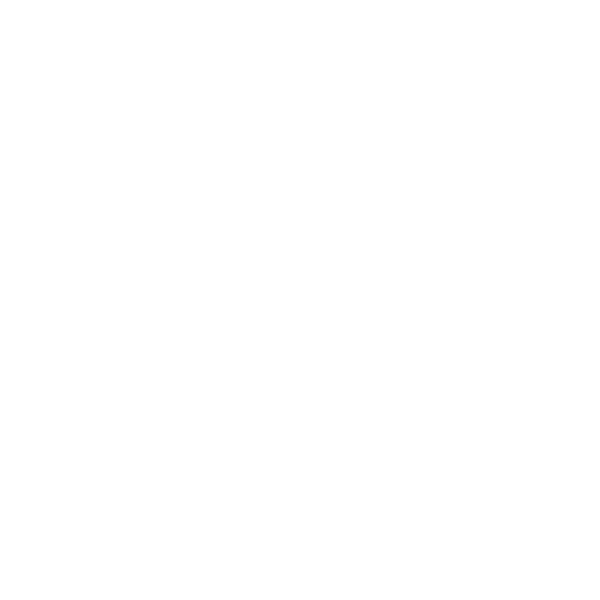
Frame 1 (no input)
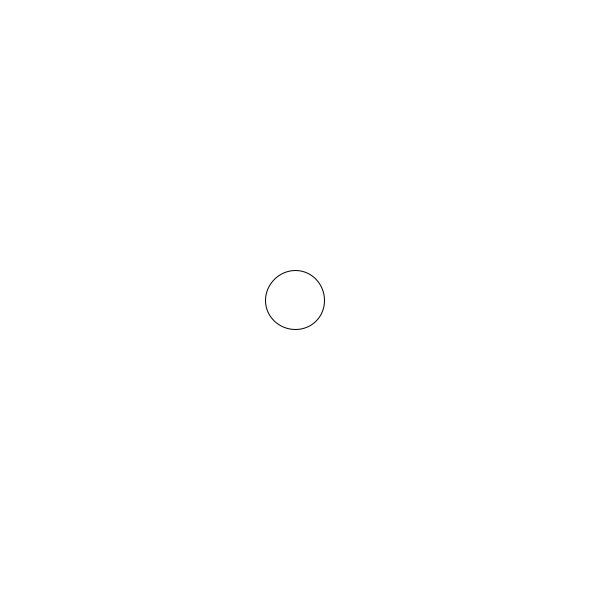
Frame 60 (the mouse pressed at the canvas centre just before this capture)
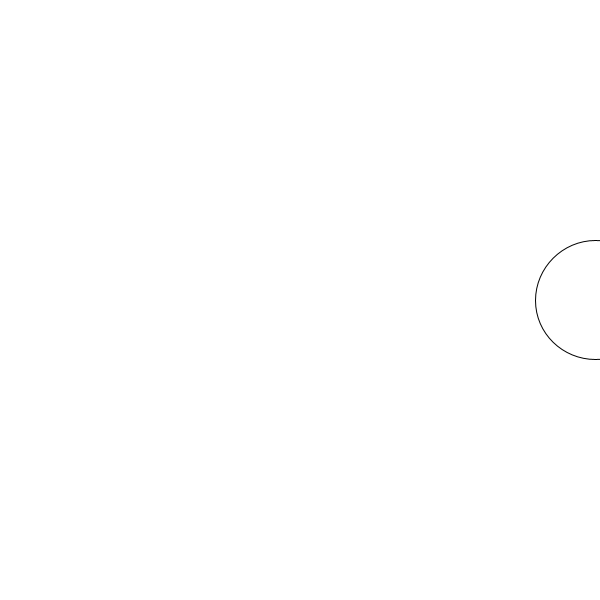
Frame 120 (the mouse held since frame 60 and released just before this capture)

The Processing sketch that drew these frames (run headless with seeded random() and noise(); from frame 60 on, the mouse is pressed at the canvas centre):

// Processing sketch: Unit_2_check_point_1_5
// ── Unit_2_check_point_1_5.pde
int x;
int y;

void setup() {
  size(600,600);
}

void draw() {
  background(255);
  ellipse(y,300,x,x);
  x=x+1;
  y=y+5;
  if (y>700){
    y=0;
    x=0;
  }
}
